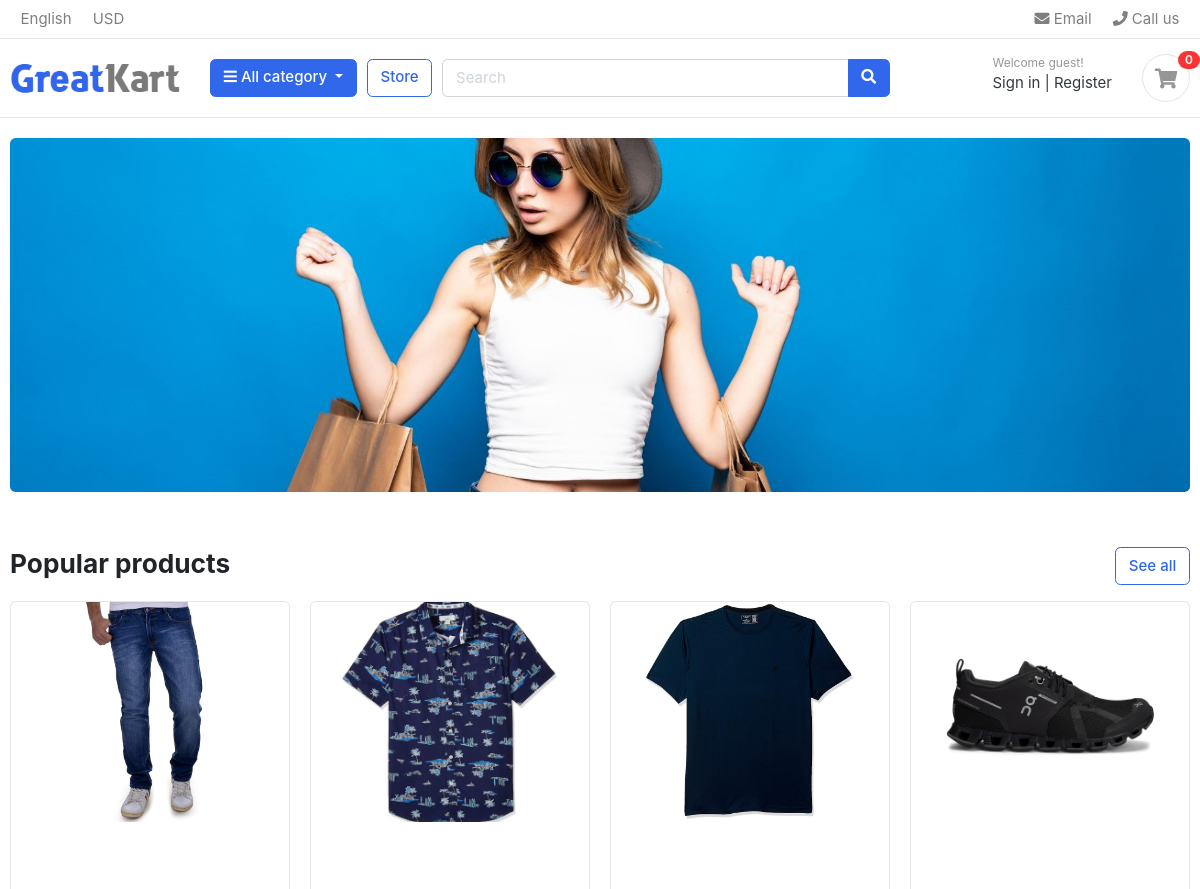
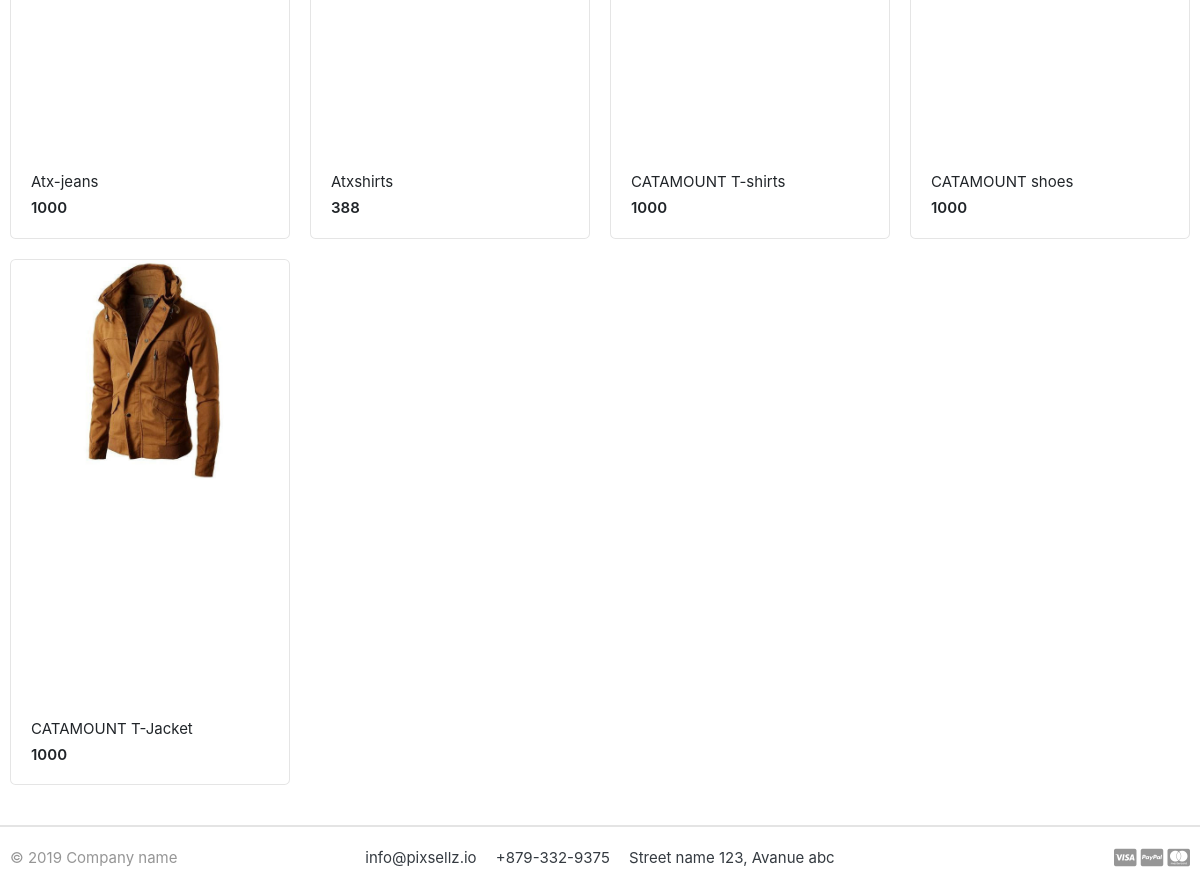
The page / on the database its author committed (2 pictures, top to bottom).
### store/models.py (models this page shows, shortened)
class Product(models.Model):
    product_name   = models.CharField(max_length=200, unique=True)
    slug           = models.SlugField(max_length=200, unique=True)
    decription     = models.TextField(max_length=500, blank=True)
    price          = models.IntegerField()
    images         = models.ImageField(upload_to= 'photos/products')
    stock          = models.IntegerField()
    is_available   = models.BooleanField(default=True)
    category       = models.ForeignKey(category, on_delete=models.CASCADE)
    created_data   = models.DateTimeField(auto_now_add=True)
    modifed_data   = models.DateTimeField(auto_now=True)
    def get_url(self):
        return reverse('Products_detail', args=[self.category.slug, self.slug])

### greatkart/views.py (the view)
# urls.py: 2. Add a URL to urlpatterns:  path('', views.home, name='home')
def home(request):
    Products = Product.objects.all().filter(is_available=True)
    context = {
        'Products': Products,
    }
    return render(request, 'home.html', context)

### carts/context_processors.py (called while the page is built)
def counter(request):
    cart_count = 0
    if 'admin' in request.path:
        return{}
    else:
        try:
            cart = Cart.objects.filter(cart_id=_cart_id(request))
            cart_items = CartItem.objects.all().filter(cart=cart[:1])
            for cart_item in cart_items:
                cart_count += cart_item.quantity
        except cart.DoesNotExist:
            cart_count = 0
    return dict(cart_count=cart_count)

### carts/views.py (called while the page is built)
def _cart_id(request):
    cart = request.session.session_key
    if not cart:
        cart = request.session.create()
    return cart

### category/context_processors.py (called while the page is built)
def menu_links(request):
    links = category.objects.all()
    return dict(links=links)

### category/models.py (called while the page is built)
    def get_url(self):
            return reverse('Products_by_category', args=[self.slug])

### templets/home.html
{% extends 'base.html' %}
{% load static %}
{% block content %}
</header>
<section class="section-intro padding-y-sm">
<div class="container">
<div class="intro-banner-wrap">
	<img src="{% static 'images/banners/cover.jpg' %}" class="img-fluid rounded">
</div>
</div>
</section>
<section class="section-name padding-y-sm">
<div class="container">
<header class="section-heading">
	<a href="{% url 'store' %}" class="btn btn-outline-primary float-right">See all</a>
	<h3 class="section-title">Popular products</h3>
</header>
<div class="row">
	{% for Product in Products %}
	<div class="col-md-3">
		<div class="card card-product-grid">
			<a href="{{Product.get_url}}" class="img-wrap"> <img src="{{Product.images.url}}">
			<figcaption class="info-wrap">
				<a href= "{{Product.get_url}}" class="title"> {{Product.product_name}} </a>
				<div class="price mt-1">{{Product.price}}</div>
			</figcaption>
		</div>
	</div>
	{% endfor %}
</div>
</div>
</section>
</body>
</html>
{% endblock %}

### templets/base.html (shortened to what this page needs)
{% load static %}
<!DOCTYPE HTML>
<html lang="en">
<head>
<link href="{% static 'css/bootstrap.css' %}" rel="stylesheet" type="text/css"/>
<link href="{%static 'fonts/fontawesome/css/all.min.css' %}" type="text/css" rel="stylesheet">
<link href="{% static 'css/ui.css' %}" rel="stylesheet" type="text/css"/>
<link href="{%static 'css/responsive.css' %}" rel="stylesheet" media="only screen and (max-width: 1200px)" />
</head>
<body>
    {% include 'includes/navbar.html' %}
    {% block content %}{% endblock %}
{% include 'includes/footer.html' %}

### templets/includes/navbar.html (shortened to what this page needs)
{% load static %}
<header class="section-header">
    <nav class="navbar p-md-0 navbar-expand-sm navbar-light border-bottom">
    <div class="container">
      <div class="collapse navbar-collapse" id="navbarTop4">
        <ul class="navbar-nav mr-auto">
            <li class="nav-item dropdown">
                 <a href="#" class="nav-link">   English </a>
            </li>
            <li class="nav-item dropdown">
                <a href="#" class="nav-link"> USD </a>
            </li>
        </ul>
        <ul class="navbar-nav">
            <li><a href="#" class="nav-link"> <i class="fa fa-envelope"></i> Email </a></li>
            <li><a href="#" class="nav-link"> <i class="fa fa-phone"></i> Call us </a></li>
        </ul>
      </div>
    </div>
    </nav>
    <section class="header-main border-bottom">
        <div class="container">
    <div class="row align-items-center">
        <div class="col-lg-2 col-md-3 col-6">
            <a href="{% url 'home' %}" class="brand-wrap">
                <img class="logo" src="{%static './images/logo.png' %}">
            </a>
        </div>
        <div class="col-lg col-sm col-md col-6 flex-grow-0">
            <div class="category-wrap dropdown d-inline-block float-right">
                <button type="button" class="btn btn-primary dropdown-toggle" data-toggle="dropdown">
                    <i class="fa fa-bars"></i> All category
                </button>
            </div>
        </div>
        <a href="{% url 'store' %}" class="btn btn-outline-primary">Store</a>
        <div class="col-lg  col-md-6 col-sm-12 col">
            <form action="#" class="search">
                <div class="input-group w-100">
                    <input type="text" class="form-control" style="width:60%;" placeholder="Search">
                    <div class="input-group-append">
                      <button class="btn btn-primary" type="submit">
                        <i class="fa fa-search"></i>
                      </button>
                    </div>
                </div>
            </form>
        </div>
        <div class="col-lg-3 col-sm-6 col-8 order-2 order-lg-3">
                    <div class="d-flex justify-content-end mb-3 mb-lg-0">
                        <div class="widget-header">
                            <small class="title text-muted">Welcome guest!</small>
                            <div>
                                <a href="./signin.html">Sign in</a> <span class="dark-transp"> | </span>
                                <a href="./register.html"> Register</a>
                            </div>
                        </div>
                        <a href="{% url 'cart' %}" class="widget-header pl-3 ml-3">
                            <div class="icon icon-sm rounded-circle border"><i class="fa fa-shopping-cart"></i></div>
                            <span class="badge badge-pill badge-danger notify">{{cart_count}} </span>
                        </a>
                    </div>
                </div>
    </div>
        </div>
    </section>

### templets/includes/footer.html
<footer class="section-footer border-top">
	<div class="container">
		<section class="footer-bottom border-top row">
			<div class="col-md-2">
				<p class="text-muted"> &copy 2019 Company name </p>
			</div>
			<div class="col-md-8 text-md-center">
				<span  class="px-2">info@pixsellz.io</span>
				<span  class="px-2">+879-332-9375</span>
				<span  class="px-2">Street name 123, Avanue abc</span>
			</div>
			<div class="col-md-2 text-md-right text-muted">
				<i class="fab fa-lg fa-cc-visa"></i>
				<i class="fab fa-lg fa-cc-paypal"></i>
				<i class="fab fa-lg fa-cc-mastercard"></i>
			</div>
		</section>
	</div>
</footer>

### static/css/ui.css (style rules this page uses)
html { font-family: "Inter", sans-serif; font-size: 15px; }
.img-wrap { text-align: center; display: block; }
.img-wrap img { max-width: 100%; }
.icon-xs, .icon-sm, .icon-md, .icon-lg { display: inline-block; text-align: center; flex-shrink: 0; flex-grow: 0; }
.icon-sm { width: 48px; height: 48px; line-height: 48px !important; font-size: 20px; }
.padding-y-sm { padding-top: 20px; padding-bottom: 20px; }
.section-heading { margin-bottom: 20px; margin-top: 15px; }
.section-title { color: #212529; }
p:last-child { margin-bottom: 0; }
.header-main { position: relative; padding-top: 1rem; padding-bottom: 1rem; }
.brand-wrap .logo, .navbar-brand .logo { margin-right: 7px; max-height: 42px; display: inline-block; }
.widget-header { display: inline-block; vertical-align: middle; position: relative; }
.widget-header a { color: #343a40; }
.widget-header i { color: #969696; }
.widget-header .title { display: block; }
.widget-header .notify { position: absolute; top: -3px; right: -10px; }
.footer-bottom { padding-top: 20px; padding-bottom: 20px; }
[class*=card-product] a.title { color: #212529; display: block; }
[class*=card-product] .img-wrap { overflow: hidden; position: relative; }
[class*=card-product] .img-wrap img { height: 100%; max-width: 100%; width: auto; display: inline-block; -o-object-fit: cover; object-fit: cover; }
.card-product-grid { margin-bottom: 20px; }
.card-product-grid .img-wrap { border-radius: 0.2rem 0.2rem 0 0; height: 220px; }
.card-product-grid .info-wrap { overflow: hidden; padding: 18px 20px; }
.card .img-wrap { overflow: hidden; }
.notify { position: absolute; top: -4px; right: -10px; display: inline-block; padding: 0.25em 0.6em; font-size: 12px; line-height: 1; text-align: center; border-radius: 3rem; color: #fff; background-color: #fa3434; }
.price { font-weight: 600; color: #212529; }

### rows shown on the page
Product: images (picture), product_name "Atx-jeans", price "1000"
Product: images (picture), product_name "Atxshirts", price "388"
Product: images (picture), product_name "CATAMOUNT T-shirts", price "1000"
Product: images (picture), product_name "CATAMOUNT shoes", price "1000"
Product: images (picture), product_name "CATAMOUNT T-Jacket", price "1000"

### other values the page prints
{{ cart_count }} "0"
